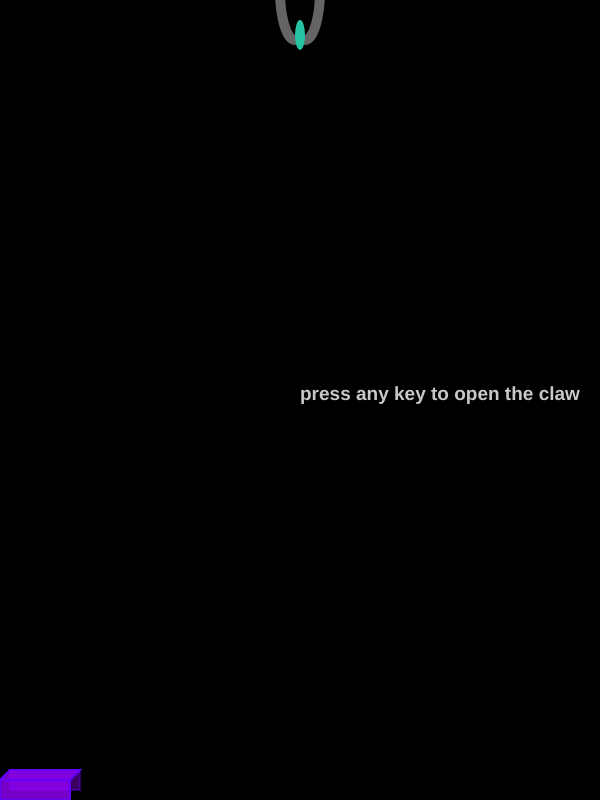
Frame 1 (no input)
Frame 60 (no input): identical to frame 1, image omitted
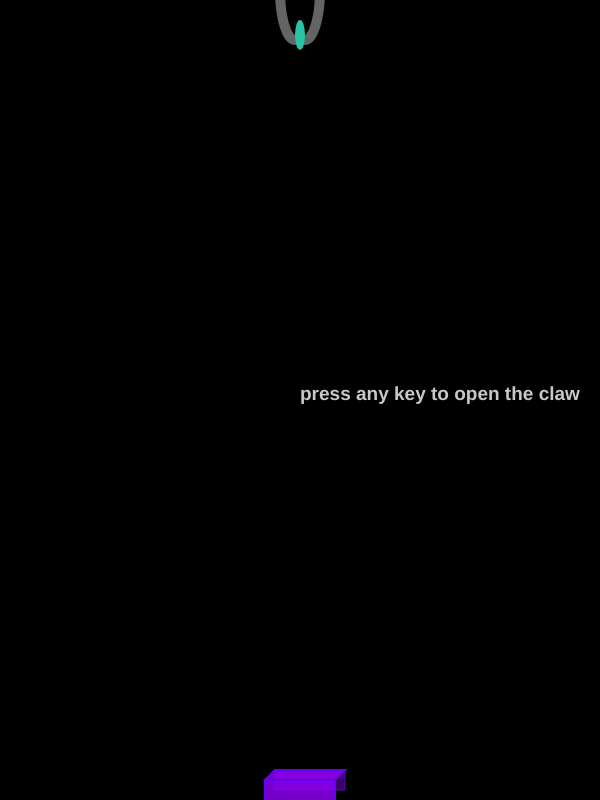
Frame 120 (the mouse pressed at the canvas centre since frame 60)

The p5.js sketch that drew these frames (run headless with seeded random() and noise() and a simulated clock; from frame 60 on, the mouse is pressed at the canvas centre):

// p5.js sketch
// ── sketch.js
var canvasWidth = 600;
var canvasHeight = 800;

//ball
var ballSize = 20;
//ball location
var locX = canvasWidth/2;
var locY = 10;
//ball speed
var speedX = 0;
var speedY = 1;
//factors of ball speed
var gravity = 1;
var yFactor = 5;

//spinner
var angle = 1; //rotate counter
var spinner = false; //spinner or ball
var spinAlpha = 0; //turns on/off spinner
var spinSpeed = 0;

//mouse
var released = 10; //weird way to check if click is released
var clickPrompt = 1;
var clickAlpha = 0; //click feedback
var highlight = 0; //highlight dismiss button
var highlight2 = 0; //highlight restart button
var dismissHover = false; //checking if mouse is on dismiss button

//claw
var clawLeft = 0;
var clawRight = 0;
var clawUp = 0;
var squishFactor = 0;

var score = 0;
var started = false;
var canvas; //variable to center the canvas in the window

function setup() {
  canvas = createCanvas(canvasWidth, canvasHeight);
  canvas.position((windowWidth - canvasWidth)/2, (windowHeight - canvasHeight)/2);
  ellipseMode(CENTER);
  angleMode(DEGREES);
  rectMode(CORNER);
  rect(0, 0, canvasWidth, canvasHeight); //so black background doesnt fade
}

function windowResized(){
  canvas.position((windowWidth - canvasWidth)/2, (windowHeight - canvasHeight)/2);
}

function draw() {
  var xFactor = yFactor*(canvasWidth/canvasHeight); //horizontal and vertical ball speeds are proportional
  var bgAlpha = 255 + pow(2, (-1*score/10) + 8) - 280; //trail increases with score based on the curve: f(x) = 255 + 2^((-x/10) + 8) - 280
  var rectSpeed = 1; //mouse sensitivity
  var rectPos; //paddle position (center)
  var rectHeight = 20; //paddle height
  var rectWidth = 70; //paddle width
  var paddleError = 0; //where ball lands on paddle
  var paddleSquish = 0; //paddle feedback
  var ballSquish = 0; //ball feedback
  var lost = false;

  //background
  background(0, 0, 0, bgAlpha);
  //display score
  textStyle(NORMAL);
  textSize(50 + score/20);
  fill(255 - score*10, 255 - score*5, 255 - score*2, 255);
  strokeWeight(7);
  stroke(0 + score*17, 0 + score*2, 0 + score*25,  score*10);
  text(score, 530, 70);
  //restart button
  rectMode(CENTER);
  strokeWeight(1);
  stroke(50, 50, 50, 120);
  fill(50, 90, 50, 40 + highlight2);
  rect(531, 100, 80, 30, 5, 5, 5, 5);
  stroke(0, 0, 0, 0);
  textSize(20);
  textStyle(BOLD);
  fill(100 + highlight2/2, 100 + highlight2, 100 + highlight2, 100 + highlight2);
  text('restart', 500, 106);
  //display spinner prompt
  rectMode(CORNER);
  textStyle(NORMAL);
  strokeWeight(2);
  stroke(255 - highlight*2, 255 - highlight*2, 255 - highlight*2, clickPrompt*(255 - clickAlpha));
  fill(50 - highlight/2, 0 + clickAlpha/5, 0 + clickAlpha/3, clickPrompt*(100 - clickAlpha/4));
  rect(30, 30, 235, 75, 10, 10, 10, 10);
  stroke(0, 0, 0, 0);
  fill(255 - highlight*2, 255 - highlight*2, 255 - highlight*2.5, clickPrompt*(255 - clickAlpha));
  textSize(29);
  text('click anywhere to toggle spinner', 40, 34, 230, 120);
  //dismiss button
  strokeWeight(1);
  stroke(50, 50, 50, clickPrompt*255);
  fill(15 + highlight, 0 + highlight, 25 + highlight, clickPrompt*255);
  rect(40, 115, 200, 40, 5, 5, 5, 5);
  stroke(0, 0, 0, 0);
  textSize(19);
  textStyle(BOLD);
  fill(100 + highlight/4, 100 , 100 + highlight, clickPrompt*255);
  text('click here to dismiss', 47, 142);
  rectMode(CENTER);
  
  //check for mouse release
  if (mouseIsPressed){
    clickAlpha = 255;
    released = 0;
  }
  else{
    released++;
    clickAlpha -= 40;
  }

  //highlight dismiss button
  if ((mouseX >= 40) && (mouseX <= 240) && (mouseY >= 115) && (mouseY <= 155)){
    highlight = 20;
    if (released == 2){
      clickPrompt = 0;
    }
    if (clickPrompt < 1){
      dismissHover = false;
    }
    else{
      dismissHover = true;
    }
  }
  else{
    highlight = 0;
    dismissHover = false;
  }
  //start screen
  if (!started){
    background(0, 0, 0, 255);
    stroke(0, 0, 0, 0);
    fill(200, 200, 200, 255);
    text("press any key to open the claw", canvasWidth/2, canvasHeight/2);
    spinner = 0;
    ballSquish = -10 + clawRight*squishFactor;
    dismissHover = true;
    paddleError = 0;
    speedX = 0;
    speedY = 1;
    locX = canvasWidth/2;
    locY = 30;
    yFactor = 5;
    score = 0;
    if (keyIsPressed){
      squishFactor = 1;
    }
    clawRight += squishFactor*2;
    clawLeft += squishFactor*2;
  }
  //draw claw
  strokeWeight(10);
  stroke(100, 100, 100, 255);
  noFill();
  arc(-clawLeft + 5 - ballSize/2 + canvasWidth/2, -10 - clawUp, 30, 100, 90, 270);
  arc(clawRight - 5 + ballSize/2 + canvasWidth/2, -10 - clawUp, 30, 100, 270, 90);
  //start if clicked
  if (ballSquish >= 0){
    clawUp += 1;
    clawLeft += 1;
    clawRight += 1;
    started = true;
  }
  //highlight restart button
  if ((mouseX >= 480) && (mouseX <= 576) && (mouseY >= 80) && (mouseY <= 121)){
    highlight2 = 100;
    if (released == 1){
      clawLeft = 0;
      clawRight = 0;
      clawUp = 0;
      squishFactor = 0;
      started = false;
    }
  }
  else{
    highlight2 = 0;
  }

  //spiner toggle
  if ((released == 1) && (!dismissHover)){
    if (spinner){
      spinner = false;
    }
    else{
      spinner = true;
    }
  }
  if (spinner){
    spinAlpha += 50;
  }
  else{
    spinAlpha -= 50;
  }
  if (clickPrompt < 1){
    clickPrompt = 0;
  }
  if (spinAlpha > 255){
    spinAlpha = 255;
  }
  else if (spinAlpha < 0){
    spinAlpha = 0;
  }

  //paddle controls
  rectPos = mouseX*rectSpeed;
  //paddle restrictions
  if(rectPos > canvasWidth - rectWidth/2){
    rectPos = canvasWidth - rectWidth/2;
  }
  else if (rectPos < rectWidth/2){
    rectPos = rectWidth/2;
  }

  if ((locX > rectPos - rectWidth/2) && (locX < 10 + rectPos + rectWidth/2)){
    //bounce if hit paddle
    if (locY >= canvasHeight - rectHeight*1.6){
      speedY = -1*gravity;
      ballSquish = 7;
      paddleError = locX - rectPos - 10;
      paddleSquish = 2;
      speedX = paddleError/(rectWidth/2);
      spinSpeed = speedX;
      score++;
      if (yFactor <= 10){
        yFactor += score/100;
      }
    }
    //bounce if hit ceiling
    else if (locY <= ballSize/2){
      speedY = gravity;
      ballSquish = 7;
      spinSpeed = -speedX;
    }
  }
  else{
    //lose if passes paddle
    if (locY > canvasHeight){
      lost = true;
    }
    //dont go through ceiling if paddle is not in position
    else if (locY < ballSize/2){
      speedY *= -1;
      ballSquish = 7;
      spinSpeed = -speedX;
    }
  }

  //side walls
  if (locX >= canvasWidth - ballSize/2){
    ballSquish = -7;
    speedX *= -1;
  }
  else if (locX <= ballSize/2){
    ballSquish = -7;
    speedX *= -1;
  }

  rectWidth += paddleSquish;
  rectHeight += paddleSquish*1.2;

  locY += speedY*yFactor;
  locX += speedX*xFactor;

  //reset if lost
  if (lost){
    paddleError = 0;
    speedX = 0;
    locX = canvasWidth/2;
    locY = ballSize/2;
    yFactor = 5;
    score = 0;
    background(100, 10, 150);
  }

  //paddle back color
  fill(150, 0, 255, 100);
  stroke(100, 0, 250, 100);
  strokeWeight(2);
  //draw paddle back
  rect(rectPos + 10, -10 + canvasHeight - rectHeight/2, rectWidth, rectHeight);
  //paddle front color
  fill(150, 0, 255, 200);
  stroke(100, 0, 250, 255);
  strokeWeight(2);
  rect(rectPos, canvasHeight - rectHeight/2, rectWidth, rectHeight);
  quad(rectPos + 10 + rectWidth/2, -10 + canvasHeight - rectHeight, rectPos + 10 - rectWidth/2, -10 + canvasHeight - rectHeight, rectPos - rectWidth/2, canvasHeight - rectHeight, rectPos + rectWidth/2, canvasHeight - rectHeight);
  //ball color
  fill(20 + locY/2, 200 - locY/8, 200 - locY, 255 - spinAlpha/4);
  stroke(0, 0, 0, 0);
  //draw ball
  ellipse(locX, locY, ballSize + ballSquish, ballSize - ballSquish);

  //draw spinner
  translate(locX, locY);
  rotate(angle);
  strokeWeight(5);
  stroke(0 + score*10 + locY/3 + locX/2, 0 + score*5 + locX/2 - locY/4, 200 + score*2 - locX + locY, spinAlpha);
  line(-15 + ballSquish/2, 0, 15 - ballSquish/2, 0);
  stroke(0 + score*10 + locY/9 + locX/4, 200 + score*5 + locX/2 - locY/2, 10 + score*2 - locX + locY, spinAlpha);
  line(0, -15 + ballSquish/2, 0, 15 - ballSquish/2);
  angle += 1.5*spinSpeed*(score + 2);
}
